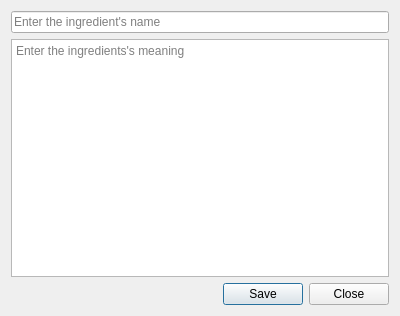
<?xml version="1.0" encoding="UTF-8"?>
<ui version="4.0">
 <class>IngredientsForm</class>
 <widget class="QDialog" name="IngredientsForm">
  <property name="geometry">
   <rect>
    <x>0</x>
    <y>0</y>
    <width>400</width>
    <height>316</height>
   </rect>
  </property>
  <property name="windowTitle">
   <string>Dialog</string>
  </property>
  <layout class="QVBoxLayout" name="verticalLayout">
   <item>
    <widget class="QLineEdit" name="nameLineEdit">
     <property name="placeholderText">
      <string>Enter the ingredient's name</string>
     </property>
    </widget>
   </item>
   <item>
    <widget class="QTextEdit" name="meaningTextEdit">
     <property name="placeholderText">
      <string>Enter the ingredients's meaning</string>
     </property>
    </widget>
   </item>
   <item>
    <layout class="QHBoxLayout" name="horizontalLayout">
     <item>
      <spacer name="horizontalSpacer">
       <property name="orientation">
        <enum>Qt::Orientation::Horizontal</enum>
       </property>
       <property name="sizeHint" stdset="0">
        <size>
         <width>40</width>
         <height>20</height>
        </size>
       </property>
      </spacer>
     </item>
     <item>
      <widget class="QPushButton" name="saveButton">
       <property name="text">
        <string>Save</string>
       </property>
      </widget>
     </item>
     <item>
      <widget class="QPushButton" name="closeButton">
       <property name="text">
        <string>Close</string>
       </property>
      </widget>
     </item>
    </layout>
   </item>
  </layout>
 </widget>
 <resources/>
 <connections/>
</ui>
